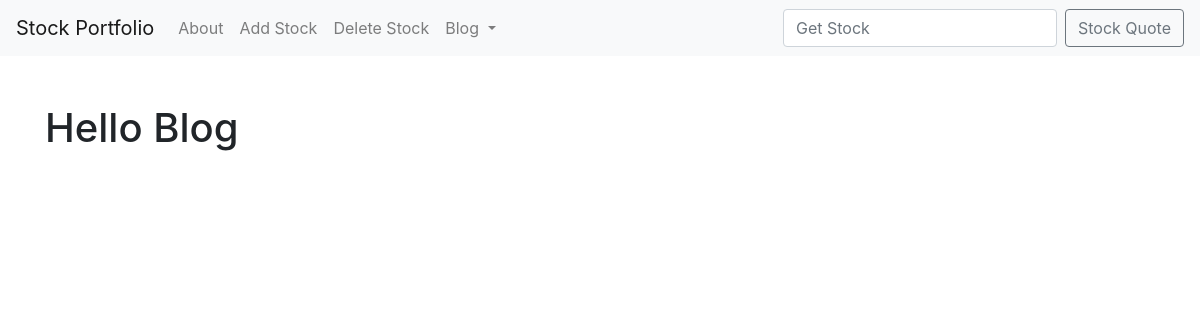
The app's page /blog, older data.
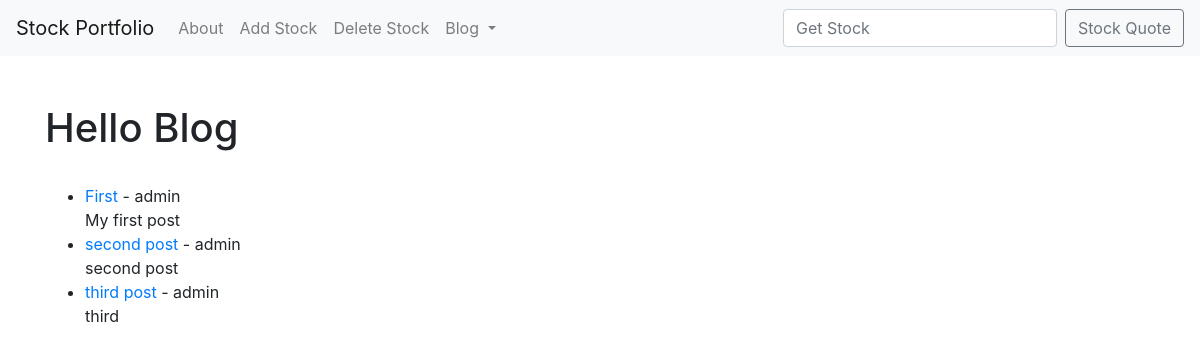
The same page, newer data.
### theblog/models.py (models this page shows, shortened)
class Post(models.Model):
    title = models.CharField(max_length=255)
    author = models.ForeignKey(User, on_delete=models.CASCADE)
    body = models.TextField()
    title_tag = models.CharField(max_length=255, default=title)

### theblog/views.py (the view)
# urls.py: path('', BlogView.as_view(), name='blog'),             # this is how you import class based view
class BlogView(ListView):
    model = Post
    template_name = 'blog.html'

### theblog/templates/blog.html (shortened to what this page needs)
{% extends 'base.html' %}
{% block content %}
<h1>Hello Blog</h1>
<br>
<ul>
{% for post in object_list %}
    <li><a href="{% url 'article-detail' post.pk %}">{{ post.title }}</a> - {{ post.author }}<br>
    {{ post.body }}</li>
{% endfor %}
</ul>
{% endblock %}

### quotes/templates/base.html (shortened to what this page needs)
<!doctype html>
<html lang="en">
  <head>
    <link rel="stylesheet" href="https://stackpath.bootstrapcdn.com/bootstrap/4.5.0/css/bootstrap.min.css">
  </head>
  <body>
  <nav class="navbar navbar-expand-lg navbar-light bg-light">
  <a class="navbar-brand" href="{% url 'home' %}">Stock Portfolio</a>
  <div class="collapse navbar-collapse" id="navbarSupportedContent">
    <ul class="navbar-nav mr-auto">
      <li class="nav-item">
        <a class="nav-link" href="{%url 'about' %}">About</a>
      </li>
      <li class="nav-item">
        <a class="nav-link" href="{%url 'add_stock' %}">Add Stock</a>
      </li>
      <li class="nav-item">
        <a class="nav-link" href="{%url 'delete_stock' %}">Delete Stock</a>
      </li>
      <li class="nav-item dropdown">
        <a class="nav-link dropdown-toggle" href="#" id="navbarDropdown" role="button" data-toggle="dropdown" aria-haspopup="true" aria-expanded="false">
          Blog
        </a>
      </li>
    </ul>
    <form action = "{% url 'home'%}" class="form-inline my-2 my-lg-0" method="POST">
      <input class="form-control mr-sm-2" type="search" placeholder="Get Stock" aria-label="Search" name="ticker">
      <button class="btn btn-outline-secondary my-2 my-sm-0" type="submit">Stock Quote</button>
    </form>
  </div>
</nav>
  <div class="container">
      <br>
        </div>
    <br>
<div class="container">
    {% block content %}
    {% endblock %}
</div>
  </body>
</html>

Row changes from the older to the newer data that the page shows:
added Post: title "First", author "admin", body "My first post"
added Post: title "second post", author "admin", body "second post"
added Post: title "third post", author "admin", body "third"
